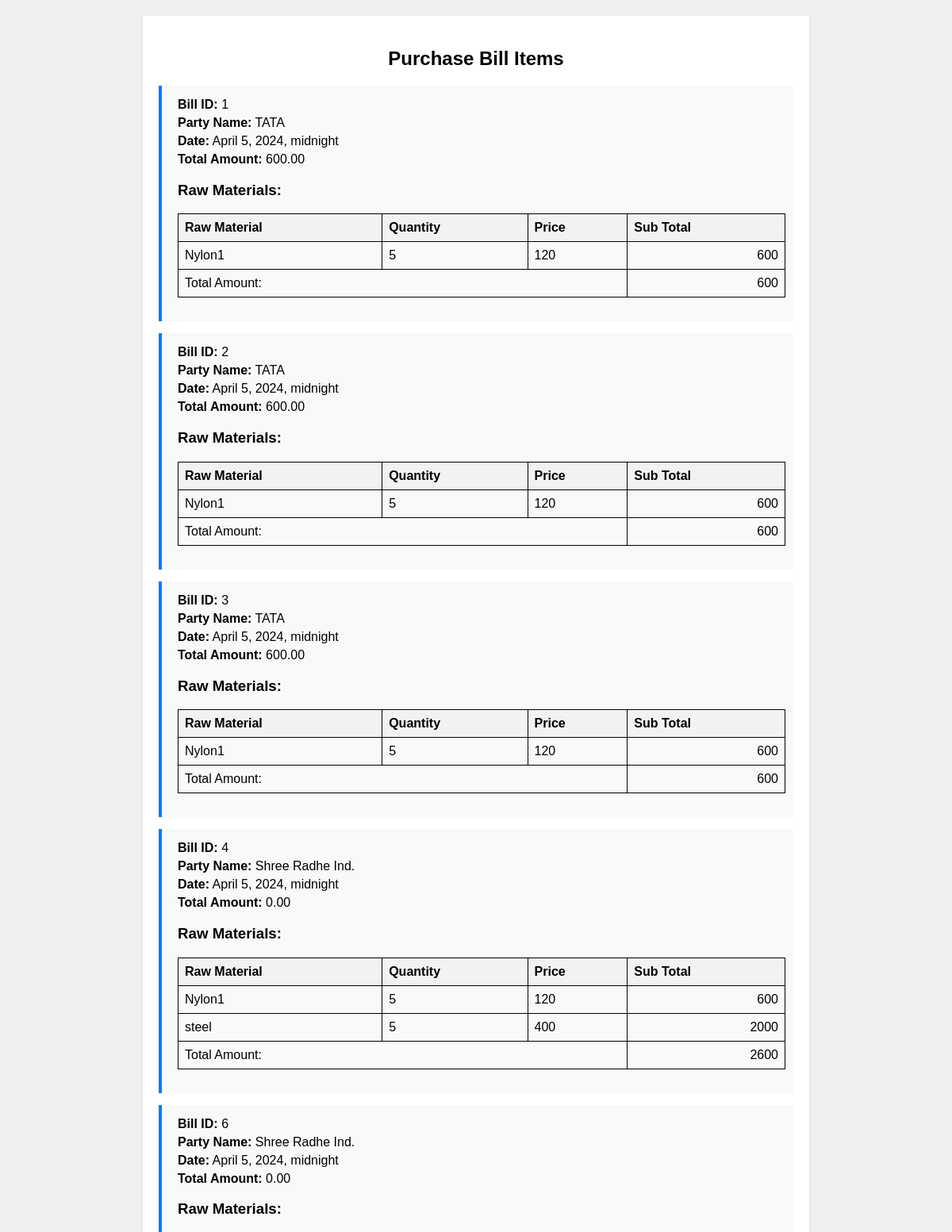
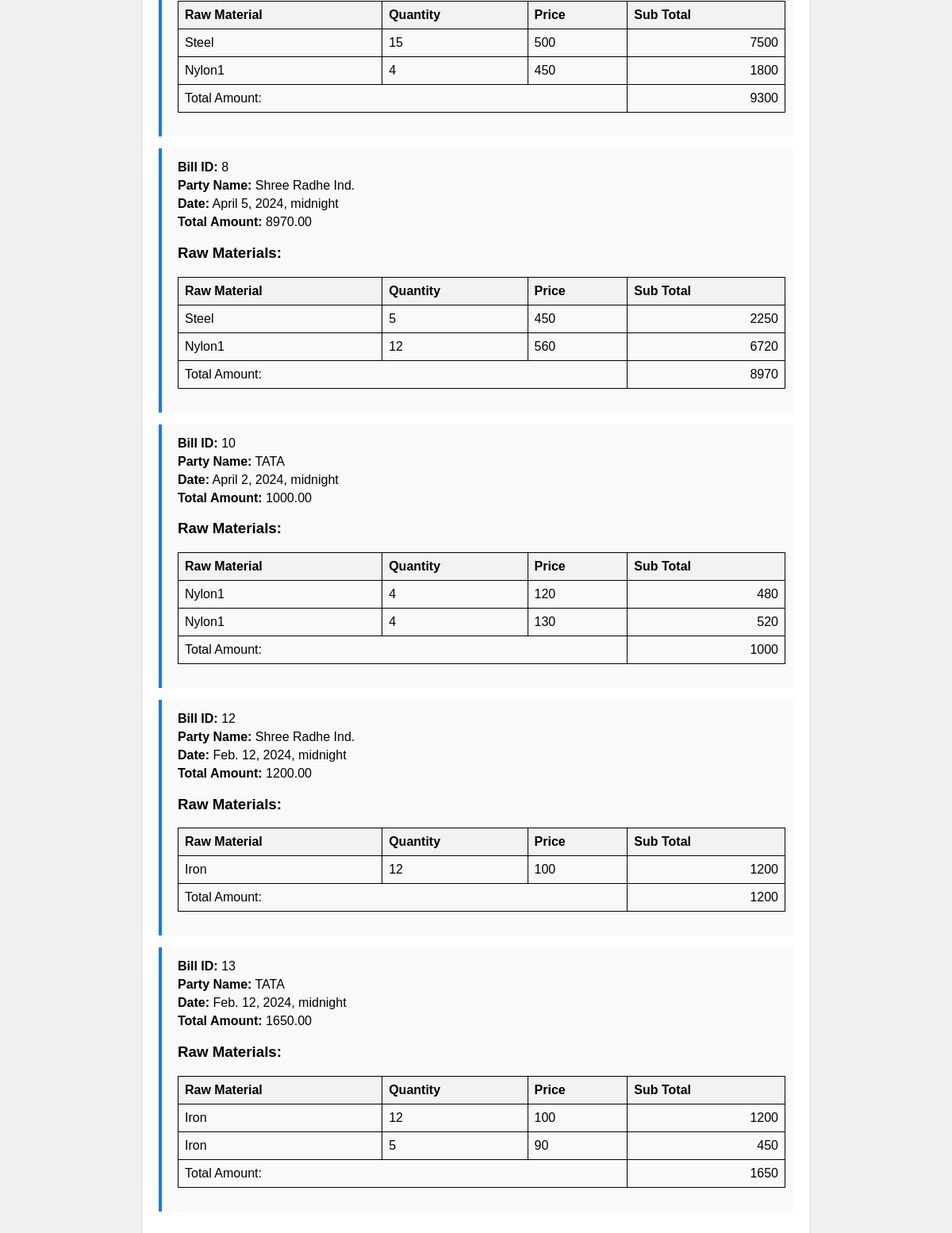
Screenshot of /accountant/displaypurchasebill1/ with the database file from the repository (2 pictures, top to bottom).
### Inventory/models.py (models this page shows, shortened)
class Purchase_Party(models.Model):
    name = models.CharField(max_length=50)
    phone_number = models.CharField(
        max_length=10,
        validators=[MinLengthValidator(10)],
        unique=True
    )
    gst_regex = RegexValidator(
        regex=r'^[0-9]{2}[A-Z]{5}[0-9]{4}[A-Z]{1}[1-9A-Z]{1}[Z]{1}[0-9A-Z]{1}$',
        message="Enter a valid GST number (e.g., 12ABCDE1234F1Z1)."
    )
    gst_number = models.CharField(
        max_length=15,
        validators=[gst_regex],
        unique=True
    )
    location = models.CharField(max_length=255)
    company_owner = models.CharField(max_length=50)

### Accountant/models.py (models this page shows, shortened)
class PurchaseBill(models.Model):
    party=models.ForeignKey (Purchase_Party,on_delete=models.CASCADE)
    date_of_genrate=models.DateTimeField()
    Totall_amt=models.DecimalField(max_digits=10, decimal_places=2, default=0)

class purchase_item(models.Model):
    purchase=models.ForeignKey(PurchaseBill,on_delete=models.CASCADE)
    RM_name=models.CharField(max_length=50)
    RM_qty=models.IntegerField()
    RM_price=models.IntegerField()

### Accountant/views.py (the view)
# urls.py: path('displaypurchasebill1/', views.displaypurchasebill1, name='displaypurchasebill1'),
def displaypurchasebill1(request):
    purchase_items = purchase_item.objects.all()
    unique_bills = {}
    for item in purchase_items:
        if item.purchase.id not in unique_bills:
            unique_bills[item.purchase.id] = {
                'bill_id': item.id,
                'party_name': item.purchase.party.name,
                'date_of_genrate': item.purchase.date_of_genrate,
                'total_amount': item.purchase.Totall_amt,
                'items': [],
                'subtotal': 0  # Initialize subtotal for each bill
            }
        subtotal_item = item.RM_qty * item.RM_price
        unique_bills[item.purchase.id]['subtotal'] += subtotal_item
        unique_bills[item.purchase.id]['items'].append({
            'RM_name': item.RM_name,
            'RM_qty': item.RM_qty,
            'RM_price': item.RM_price,
            'subtotal_item': subtotal_item  # Include subtotal for the item
        })
    purchase_bill_list = list(unique_bills.values())
    return render(request, "displaypurchasebill.html", {
        'purchase_bill_list': purchase_bill_list,
    })

### Accountant/templates/displaypurchasebill.html (shortened to what this page needs)
<!DOCTYPE html>
<html lang="en">
<head>
</head>
<body>
    <div class="container">
        <h2>Purchase Bill Items</h2>
        {% for bill in purchase_bill_list %}
            <div class="purchase-item" onclick="openModal('{{ bill.bill_id }}')">
                <div class="purchase-info">
                    <p><strong>Bill ID:</strong> {{ bill.bill_id }}</p>
                    <p><strong>Party Name:</strong> {{ bill.party_name }}</p>
                    <p><strong>Date:</strong> {{ bill.date_of_genrate }}</p>
                    <p><strong>Total Amount:</strong> {{ bill.total_amount }}</p>
                    <h3>Raw Materials:</h3>
                    <table>
                        <thead>
                            <th>Raw Material</th>
                            <th>Quantity</th>
                            <th>Price</th>
                            <th>Sub Total</th>
                        </thead>
                        <tbody>
                            {% for item in bill.items %}
                                <tr>
                                    <td>{{ item.RM_name }}</td>
                                    <td>{{ item.RM_qty }}</td>
                                    <td>{{ item.RM_price }}</td>
                                    <td class="subtotal">{{ item.subtotal_item }}</td>
                                </tr>
                            {% endfor %}
                            <tr>
                                <td colspan="3">Total Amount:</td>
                                <td class="subtotal">{{ bill.subtotal }}</td>
                            </tr>
                        </tbody>
                    </table>
                </div>
            </div>
        {% endfor %}
    </div>
</body>
</html>

### Accountant/templates/displaypurchasebill.html (style rules this page uses)
body { font-family: Arial, sans-serif; background-color: #f0f0f0; margin: 20px; }
.container { max-width: 800px; margin: 0 auto; padding: 20px; background-color: #fff; box-shadow: 0 2px 4px rgba(0,0,0,0.1); }
h2 { text-align: center; margin-bottom: 20px; }
.purchase-item { margin-bottom: 15px; padding: 10px; background-color: #f9f9f9; border-left: 4px solid #007bff; cursor: pointer; }
.purchase-info { margin-left: 10px; }
.purchase-info p { margin: 5px 0; }
table { width: 100%; border-collapse: collapse; margin-bottom: 20px; }
table, th, td { border: 1px solid black; }
th, td { padding: 8px; text-align: left; }
th { background-color: #f2f2f2; }
.subtotal { text-align: right; }

### rows the page displays
Purchase_Party: party_name "TATA" "TATA" "TATA" "TATA" "TATA"
PurchaseBill: date_of_genrate "April 5, 2024, midnight", total_amount "600.00"
purchase_item: RM_name "Nylon1"
PurchaseBill: date_of_genrate "April 5, 2024, midnight", total_amount "600.00"
purchase_item: RM_name "Nylon1"
PurchaseBill: date_of_genrate "April 5, 2024, midnight", total_amount "600.00"
purchase_item: RM_name "Nylon1"
Purchase_Party: party_name "Shree Radhe Ind." "Shree Radhe Ind." "Shree Radhe Ind." "Shree Radhe Ind."
PurchaseBill: date_of_genrate "April 5, 2024, midnight", total_amount "0.00"
purchase_item: RM_name "Nylon1"
purchase_item: RM_name "steel"
PurchaseBill: date_of_genrate "April 5, 2024, midnight", total_amount "0.00"
purchase_item: RM_name "Steel"
purchase_item: RM_name "Nylon1"
PurchaseBill: date_of_genrate "April 5, 2024, midnight", total_amount "8970.00"
purchase_item: RM_name "Steel"
purchase_item: RM_name "Nylon1"
PurchaseBill: date_of_genrate "April 2, 2024, midnight", total_amount "1000.00"
purchase_item: RM_name "Nylon1"
purchase_item: RM_name "Nylon1"
PurchaseBill: date_of_genrate "Feb. 12, 2024, midnight", total_amount "1200.00"
purchase_item: RM_name "Iron"
PurchaseBill: date_of_genrate "Feb. 12, 2024, midnight", total_amount "1650.00"
purchase_item: RM_name "Iron"
purchase_item: RM_name "Iron"

### other values shown
{{ bill.bill_id }} "1" "2" "3" "4" "6" "8" "10" "12" "13"
{{ item.RM_qty }} "5" "5" "5" "5" "5" "15" "4" "5" "12" "4" "4" "12" "12" "5"
{{ item.RM_price }} "120" "120" "120" "120" "400" "500" "450" "450" "560" "120" "130" "100" "100" "90"
{{ item.subtotal_item }} "600" "600" "600" "600" "2000" "7500" "1800" "2250" "6720" "480" "520" "1200" "1200" "450"
{{ bill.subtotal }} "600" "600" "600" "2600" "9300" "8970" "1000" "1200" "1650"
